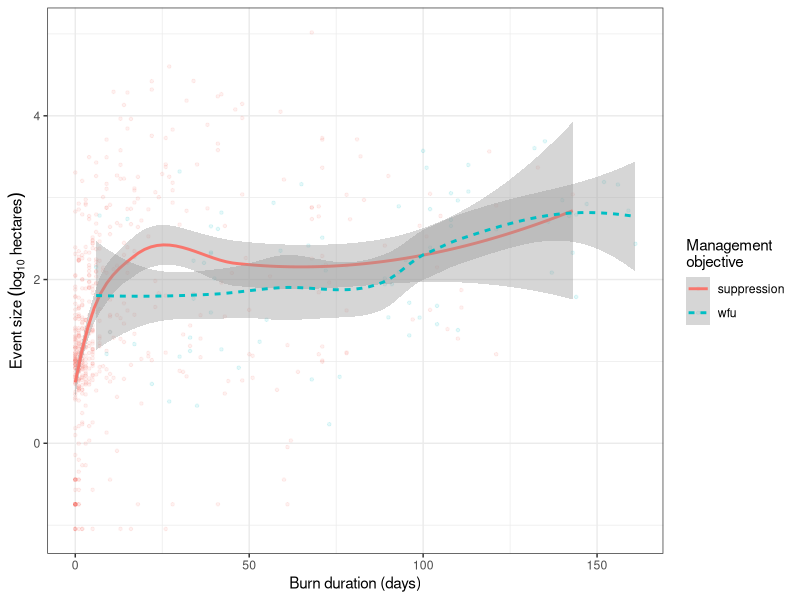
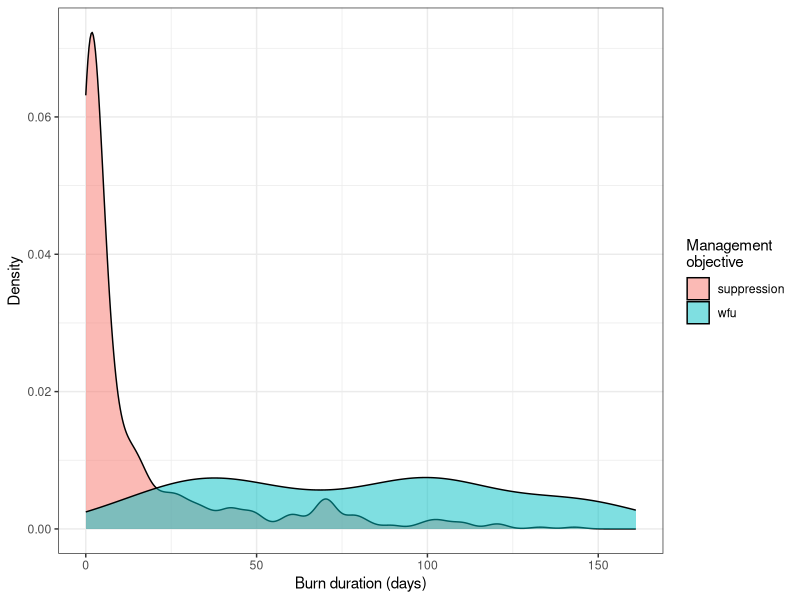
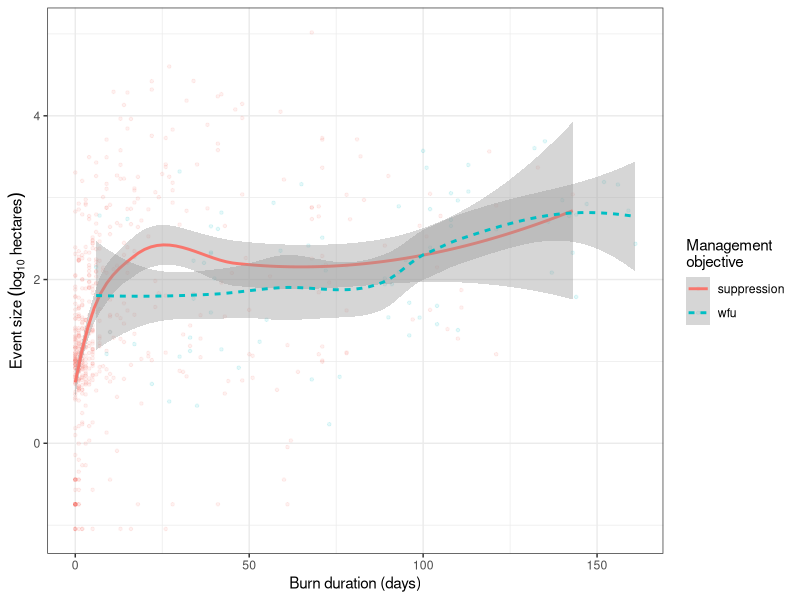
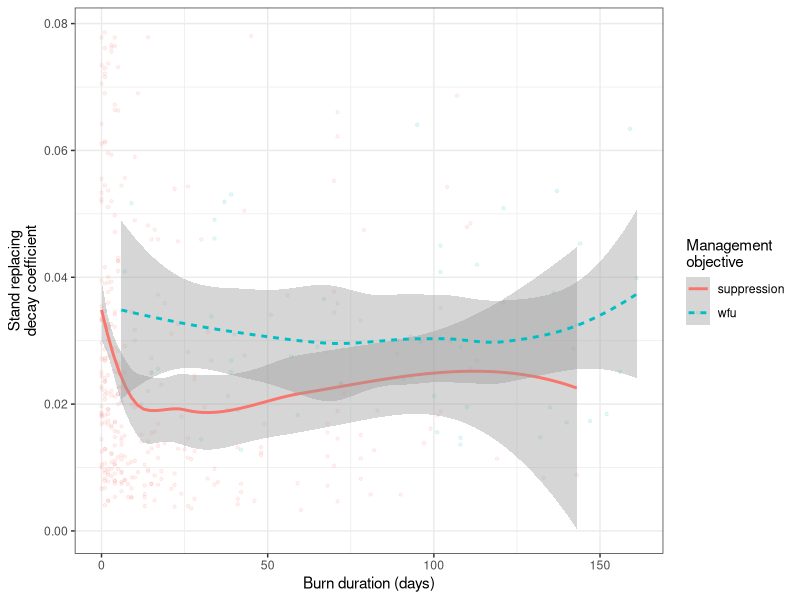
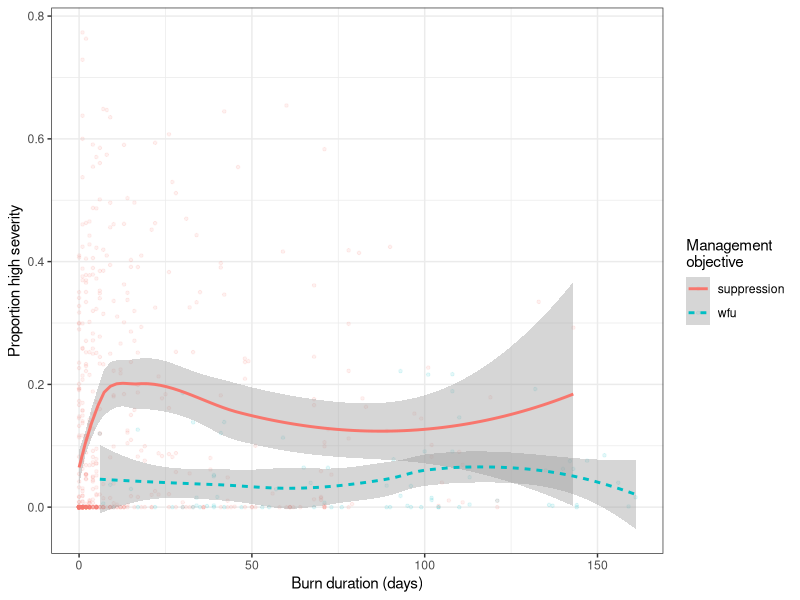
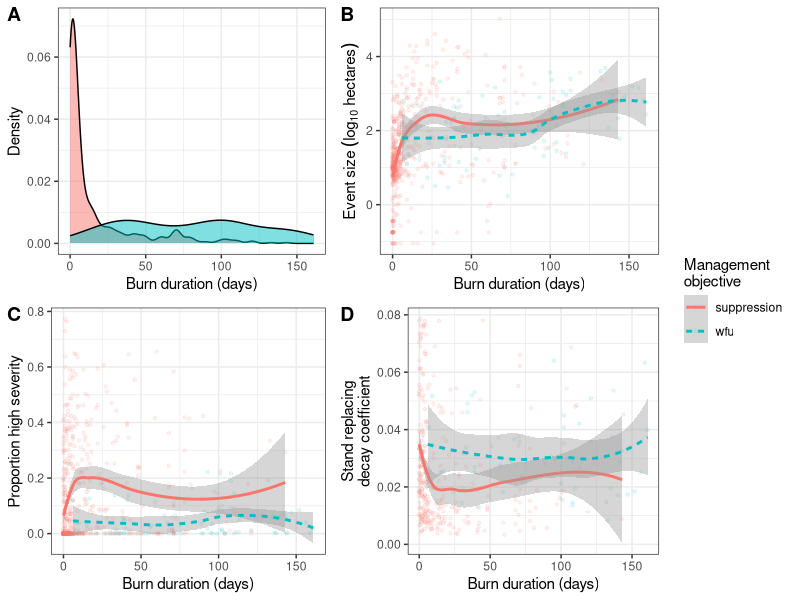

The R source for these figures, in order:
# Load libraries
library(tidyverse)
library(sf)
library(lubridate)
library(cowplot)

fires <- 
  read_csv("data/data_output/merged-data-and-derived-variables.csv") %>% 
  dplyr::mutate(wfu_survived_ia = case_when(objective == "wfu" ~ "wfu",
                                            objective == "suppression" & survived_ia == 1 ~ "survived IA",
                                            objective == "suppression" & survived_ia == 0 ~ "extinguished during IA")) %>% 
  dplyr::filter(prop_ypmc > 0.5)

duration_distribution <-
  ggplot(fires, aes(x = burn_duration, fill = objective)) +
  geom_density(alpha = 0.5) +
  theme_bw() +
  labs(x = "Burn duration (days)",
       y = "Density",
       fill = "Management\nobjective")

ggsave(plot = duration_distribution, filename = "figures/burn-duration-density-plot-by-objective.png")

event_size_v_duration <-
  ggplot(fires, aes(x = burn_duration, y = log(fire_area_m2 / 10000, base = 10), lty = objective, color = objective)) +
  geom_point(alpha = 0.1, cex = 0.9) +
  geom_smooth() +
  theme_bw() +
  labs(x = "Burn duration (days)",
       y = expression(Event ~ size ~ (log[10] ~ hectares)),
       lty = "Management\nobjective",
       color = "Management\nobjective")
event_size_v_duration
ggsave(plot = event_size_v_duration, filename = "figures/burn-duration-vs-event-size-by-objective.png")

sdc_v_duration <-
  ggplot(fires, aes(x = burn_duration, y = sdc, lty = objective, color = objective)) +
  geom_point(alpha = 0.1, cex = 0.9) +
  geom_smooth() +
  theme_bw() +
  labs(x = "Burn duration (days)",
       y = "Stand replacing\ndecay coefficient",
       lty = "Management\nobjective",
       color = "Management\nobjective")

ggsave(plot = sdc_v_duration, filename = "figures/burn-duration-vs-sdc-by-objective.png")

prop_high_v_duration <- 
  ggplot(fires, aes(x = burn_duration, y = prop_high, lty = objective, color = objective)) +
  geom_point(alpha = 0.1, cex = 0.9) +
  geom_smooth() +
  theme_bw() +
  labs(x = "Burn duration (days)",
       y = "Proportion high severity",
       lty = "Management\nobjective",
       color = "Management\nobjective")

ggsave(plot = prop_high_v_duration, filename = "figures/burn-duration-vs-proportion-high-severity-by-objective.png")


duration_distribution_no_legend <- duration_distribution + theme(legend.position = "none")
event_size_v_duration_no_legend <- event_size_v_duration + theme(legend.position = "none")
sdc_v_duration_no_legend <- sdc_v_duration + theme(legend.position = "none") 
prop_high_v_duration_no_legend <- prop_high_v_duration + theme(legend.position = "none")

shared_legend <- get_legend(sdc_v_duration)

# build grid without legends
pgrid <- plot_grid(duration_distribution_no_legend, 
                   event_size_v_duration_no_legend, 
                   prop_high_v_duration_no_legend, 
                   sdc_v_duration_no_legend,
                   ncol = 2,
                   labels = LETTERS[1:4])
# add legend
panel_plot <- plot_grid(pgrid, shared_legend, ncol = 2, rel_widths = c(1, 0.2))

ggsave(plot = panel_plot, filename = "figures/burn-duration-4-panel.png")
